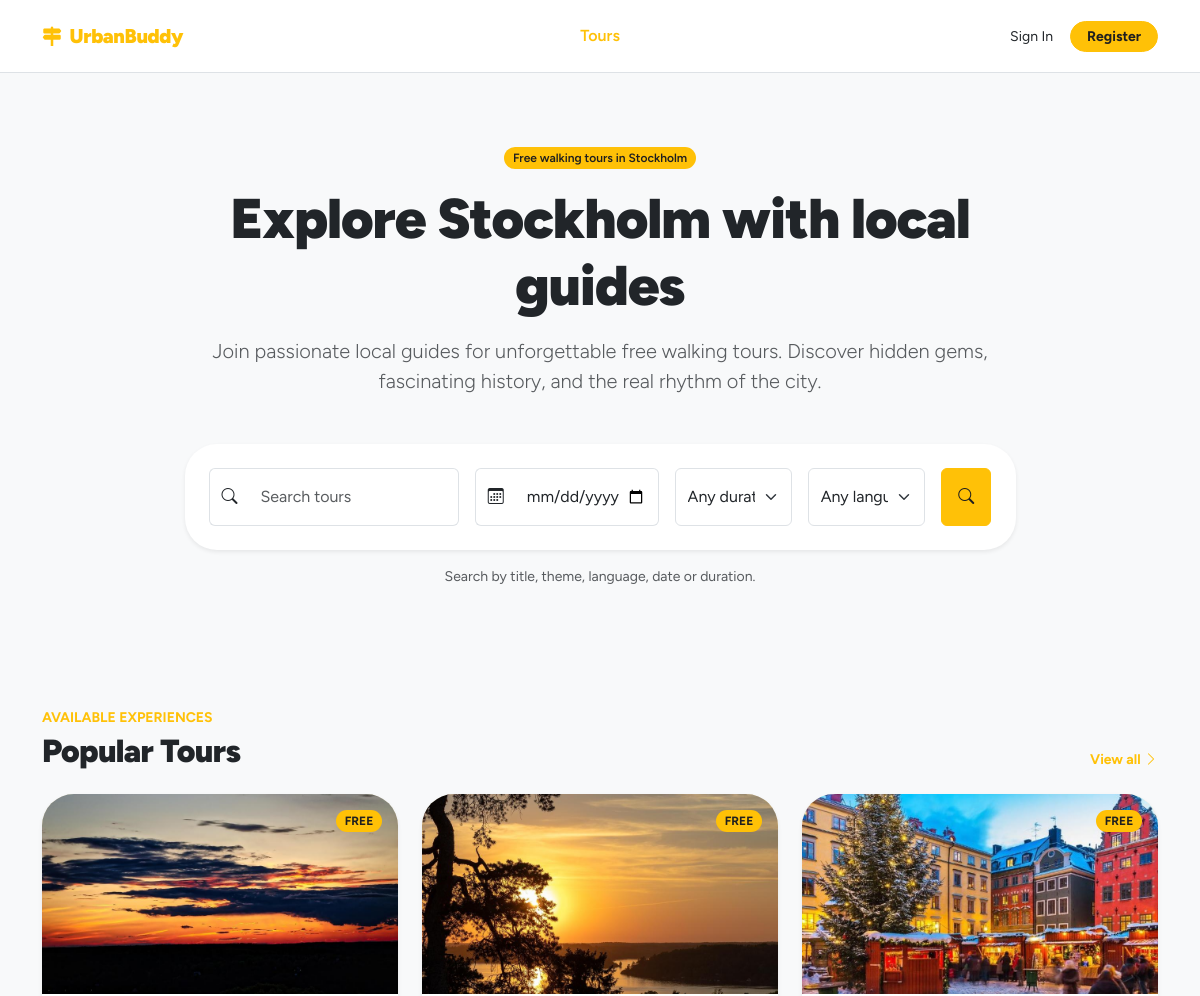
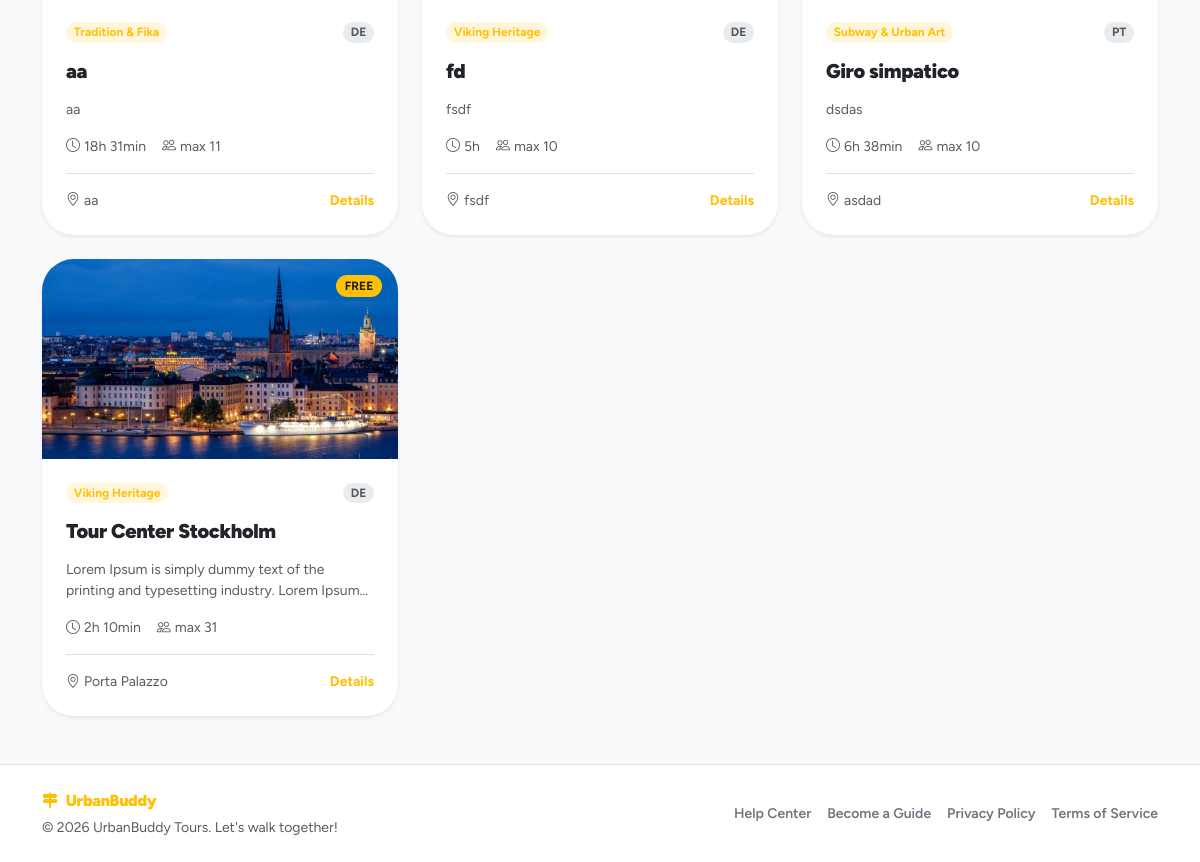
The page / on the database its author committed (2 pictures, top to bottom).
### tables this page shows
CREATE TABLE tour_photos (
    id TEXT PRIMARY KEY, -- UUID
    tour_id TEXT NOT NULL, -- FK verso UUID
    filename TEXT NOT NULL,
    created_at TEXT DEFAULT CURRENT_TIMESTAMP,
    FOREIGN KEY (tour_id) REFERENCES tours(id) ON DELETE CASCADE
);

CREATE TABLE themes (
    id INTEGER PRIMARY KEY AUTOINCREMENT, -- Manteniamo autoincrement (Tabella di dominio)
    name TEXT UNIQUE NOT NULL,
	slug TEXT UNIQUE NOT NULL,
    icon TEXT,
    created_at TEXT DEFAULT CURRENT_TIMESTAMP
, primary_color TEXT DEFAULT '#ffc107');

CREATE TABLE tours (
    id TEXT PRIMARY KEY,  -- UUID
    guide_id TEXT NOT NULL, -- FK verso UUID
    theme_id INTEGER NOT NULL,
    language_id INTEGER NOT NULL,
    title TEXT NOT NULL,
    description TEXT NOT NULL,
    meeting_point TEXT NOT NULL,
    duration INTEGER NOT NULL,
    max_participants INTEGER NOT NULL,
    is_deleted INTEGER DEFAULT 0 CHECK(is_deleted IN (0, 1)),
    created_at TEXT DEFAULT CURRENT_TIMESTAMP,
    updated_at TEXT DEFAULT CURRENT_TIMESTAMP,
    FOREIGN KEY (guide_id) REFERENCES users(id) ON DELETE CASCADE,
    FOREIGN KEY (theme_id) REFERENCES themes(id) ON DELETE RESTRICT,
    FOREIGN KEY (language_id) REFERENCES languages(id) ON DELETE RESTRICT
);

### app/public/routes.py (the view)
@public_bp.route("/")
def home():
    tours = ToursDAO.list_all_tours(limit=6)
    languages = LanguagesDAO.list_all_languages()
    tour_cards = []
    for tour in tours:
        tour_cards.append(build_tour_card(tour))
    return render_template(
        "home.html",
        city_name=CITY_NAME,
        tours=tour_cards,
        languages=languages,
    )

### app/templates/home.html (shortened to what this page needs)
{% extends "base.html" %}
{% block content %}
<section class="py-5 my-lg-4 text-center">
    <div class="container">
        <div class="row justify-content-center">
            <div class="col-lg-10 col-xl-9">
                <span class="badge rounded-pill ub-badge fw-semibold mb-3">
                    Free walking tours in {{ city_name }}
                </span>
                <h1 class="display-4 fw-black mb-3">
                    Explore {{ city_name }} with local guides
                </h1>
                <p class="lead text-body-secondary mb-5">
                    Join passionate local guides for unforgettable free walking tours.
                    Discover hidden gems, fascinating history, and the real rhythm of the city.
                </p>
                <form action="{{ url_for('public.tour_listings') }}" method="GET" class="card border-0 shadow-sm rounded-5">
                    <div class="card-body p-3 p-md-4">
                        <div class="row g-3">
                            <div class="col-md-4">
                                <div class="input-group h-100">
                                    <span class="input-group-text bg-white border-end-0">
                                        <i class="bi bi-search"></i>
                                    </span>
                                    <input
                                        type="search"
                                        class="form-control border-start-0 py-3"
                                        name="q"
                                        placeholder="Search tours"
                                    >
                                </div>
                            </div>
                            <div class="col-md-3">
                                <div class="input-group h-100">
                                    <span class="input-group-text bg-white border-end-0">
                                        <i class="bi bi-calendar3"></i>
                                    </span>
                                    <input
                                        type="date"
                                        class="form-control border-start-0 py-3"
                                        name="date"
                                    >
                                </div>
                            </div>
                            <div class="col-md-2">
                                <select class="form-select h-100 py-3" name="duration">
                                    <option value="">Any duration</option>
                                </select>
                            </div>
                            <div class="col-md-2">
                                <select class="form-select h-100 py-3" name="language_id">
                                    <option value="">Any language</option>
                                </select>
                            </div>
                            <div class="col-md-1">
                                <button class="btn ub-btn fw-bold w-100 h-100 py-3 d-inline-flex align-items-center justify-content-center" type="submit">
                                    <i class="bi bi-search"></i>
                                </button>
                            </div>
                        </div>
                    </div>
                </form>
                <p class="small text-body-secondary mt-3 mb-0">
                    Search by title, theme, language, date or duration.
                </p>
            </div>
        </div>
    </div>
</section>
<section class="py-5">
    <div class="container">
        <div class="d-flex align-items-end justify-content-between gap-3 mb-4">
            <div>
                <span class="small text-uppercase fw-bold ub-text d-block mb-1">
                    Available experiences
                </span>
                <h2 class="fw-black mb-0">Popular Tours</h2>
            </div>
            <a href="{{ url_for('public.tour_listings') }}" class="small fw-bold text-decoration-none ub-link">
                View all
                <i class="bi bi-chevron-right"></i>
            </a>
        </div>
        {% if tours %}
            <div class="row g-4">
                {% for tour in tours %}
                    <div class="col-md-6 col-lg-4">
                        {% include "components/tour_card.html" %}
                    </div>
                {% endfor %}
            </div>
        {% endif %}
    </div>
</section>
{% endblock %}

### app/templates/base.html (shortened to what this page needs)
<!doctype html>
<html lang="en">
<head>
    <link href="https://cdn.jsdelivr.net/npm/bootstrap@5.3.8/dist/css/bootstrap.min.css" rel="stylesheet">
    <link href="https://cdn.jsdelivr.net/npm/bootstrap-icons@1.11.3/font/bootstrap-icons.css" rel="stylesheet">
    <link rel="stylesheet" href="{{ url_for('static', filename='style.css') }}">
</head>
<body class="d-flex flex-column min-vh-100 bg-body-tertiary">
    {% block header %}
        {% include "partials/header.html" %}
    {% endblock %}
    <main class="flex-grow-1">
        {% block content %}{% endblock %}
    </main>
    {% block footer %}
        {% include "partials/footer.html" %}
    {% endblock %}
</body>
</html>

### app/templates/partials/header.html (shortened to what this page needs)
<nav class="navbar navbar-expand-lg bg-white border-bottom sticky-top py-3">
    <div class="container">
        <a class="navbar-brand d-flex align-items-center gap-2 fw-black ub-brand" href="{{ url_for('public.home') }}">
            <i class="bi bi-signpost-2-fill"></i>
            UrbanBuddy
        </a>
        <div class="collapse navbar-collapse" id="mainNavbar">
            <ul class="navbar-nav mx-auto mb-2 mb-lg-0">
                <li class="nav-item">
                    <a
                        class="nav-link fw-semibold {{ 'active ub-nav-active' if request.endpoint in ['public.home', 'public.tour_listings', 'public.tour_detail'] }}"
                        href="{{ url_for('public.tour_listings') }}"
                    >
                        Tours
                    </a>
                </li>
            </ul>
            <div class="d-flex align-items-center gap-2">
                {% if current_user.is_authenticated %}
                    <a href="{{ url_for('auth.profile') }}" class="btn ub-btn btn-sm fw-bold rounded-pill px-3">
                        Profile
                    </a>
                    <a href="{{ url_for('auth.logout') }}" class="btn btn-link btn-sm text-dark text-decoration-none">
                        Logout
                    </a>
                {% else %}
                    <a href="{{ url_for('auth.login') }}" class="btn btn-link btn-sm text-dark text-decoration-none">
                        Sign In
                    </a>
                    <a href="{{ url_for('auth.signup') }}" class="btn ub-btn btn-sm fw-bold rounded-pill px-3">
                        Register
                    </a>
                {% endif %}
            </div>
        </div>
    </div>
</nav>

### app/templates/components/tour_card.html (shortened to what this page needs)
<article class="card tour-card border-0 shadow-sm rounded-5 h-100 overflow-hidden">
    <div class="position-relative">
        <div class="ratio ratio-16x9 ub-bg-soft">
            {% if tour.cover_filename %}
                <img
                    src="{{ url_for('static', filename='uploads/tours/' ~ tour.cover_filename) }}"
                    alt="{{ tour.title }}"
                    class="object-fit-cover"
                >
            {% else %}
                <div class="d-flex align-items-center justify-content-center fs-3 fw-black ub-text">
                    {{ city_name|default("Stockholm") }}
                </div>
            {% endif %}
        </div>
        {% if card_variant is defined and card_variant == "dashboard" %}
            <div class="position-absolute top-0 end-0 m-3 d-flex gap-2">
                <a
                    href="{{ url_for('guide_dashboard.update_tour', tour_id=tour.id) }}"
                    class="btn btn-light btn-sm rounded-circle shadow-sm p-2 lh-1"
                    aria-label="Edit tour"
                >
                    <i class="bi bi-pencil-fill"></i>
                </a>
                <button
                    type="button"
                    class="btn btn-danger btn-sm rounded-circle shadow-sm p-2 lh-1"
                    data-bs-toggle="modal"
                    data-bs-target="#deleteTourModal-{{ tour.id }}"
                    aria-label="Delete tour"
                >
                    <i class="bi bi-trash-fill"></i>
                </button>
            </div>
        {% else %}
            <span class="badge rounded-pill ub-badge fw-bold position-absolute top-0 end-0 m-3">
                FREE
            </span>
        {% endif %}
    </div>
    <div class="card-body p-4">
        <div class="d-flex align-items-center justify-content-between gap-3 mb-3">
            <span class="badge rounded-pill ub-badge-soft">{{ tour.theme }}</span>
            <span class="badge rounded-pill bg-body-secondary text-body-secondary">{{ tour.language }}</span>
        </div>
        <h3 class="h5 fw-black mb-3">
            {{ tour.title }}
        </h3>
        {% if card_variant is defined and card_variant == "dashboard" %}
            <div class="d-flex flex-wrap gap-3 small text-body-secondary mb-3">
                <span><i class="bi bi-clock me-1"></i>{{ tour.duration }}</span>
                <span><i class="bi bi-people me-1"></i>max {{ tour.max_participants }}</span>
            </div>
            <div class="vstack gap-2 small text-body-secondary">
                <div><i class="bi bi-calendar-week me-1"></i>{{ tour.schedule }}</div>
                <div><i class="bi bi-signpost-split me-1"></i>{{ tour.stops_count }}</div>
            </div>
        {% else %}
            <p class="small text-body-secondary clamp-2 mb-3">
                {{ tour.description }}
            </p>
            <div class="d-flex flex-wrap gap-3 small text-body-secondary mb-3">
                <span><i class="bi bi-clock me-1"></i>{{ tour.duration }}</span>
                <span><i class="bi bi-people me-1"></i>max {{ tour.max_participants }}</span>
            </div>
            <div class="d-flex align-items-center justify-content-between border-top pt-3">
                <span class="small text-body-secondary text-truncate pe-3">
                    <i class="bi bi-geo-alt me-1"></i>{{ tour.meeting_point }}
                </span>
                <a href="{{ url_for('public.tour_detail', tour_id=tour.id) }}" class="small fw-bold text-decoration-none ub-link">
                    Details
                </a>
            </div>
        {% endif %}
    </div>
</article>

### app/templates/partials/footer.html
<footer class="bg-white border-top py-4 mt-auto">
    <div class="container">
        <div class="row align-items-center gy-3">
            <div class="col-md-5">
                <a class="navbar-brand d-inline-flex align-items-center gap-2 fw-black ub-brand mb-1" href="{{ url_for('public.home') }}">
                    <i class="bi bi-signpost-2-fill"></i>
                    UrbanBuddy
                </a>
                <p class="small text-body-secondary mb-0">
                    © 2026 UrbanBuddy Tours. Let's walk together!
                </p>
            </div>
            <div class="col-md-7">
                <ul class="nav justify-content-md-end gap-md-3 small fw-semibold">
                    <li class="nav-item">
                        <a class="nav-link px-0 link-secondary" href="#">Help Center</a>
                    </li>
                    <li class="nav-item">
                        <a class="nav-link px-0 link-secondary" href="{{ url_for('auth.signup') }}">Become a Guide</a>
                    </li>
                    <li class="nav-item">
                        <a class="nav-link px-0 link-secondary" href="#">Privacy Policy</a>
                    </li>
                    <li class="nav-item">
                        <a class="nav-link px-0 link-secondary" href="#">Terms of Service</a>
                    </li>
                </ul>
            </div>
        </div>
    </div>
</footer>

### rows shown on the page
tour_photos: filename (picture)
themes: theme "Tradition & Fika"
tours: title "aa", description "aa", meeting_point "aa"
tour_photos: filename (picture)
themes: theme "Viking Heritage" "Viking Heritage"
tours: title "fd", description "fsdf", meeting_point "fsdf"
tour_photos: filename (picture)
themes: theme "Subway & Urban Art"
tours: title "Giro simpatico", description "dsdas", meeting_point "asdad"
tour_photos: filename (picture)
tours: title "Tour Center Stockholm", description "Lorem Ipsum is simply dummy text of the printing and typesetting industry. Lorem…", meeting_point "Porta Palazzo"

### other values the page prints
{{ city_name }} "Stockholm"
{{ tour.language }} "DE" "DE" "PT" "DE"
{{ tour.duration }} "18h 31min" "5h" "6h 38min" "2h 10min"
{{ tour.max_participants }} "11" "10" "10" "31"
